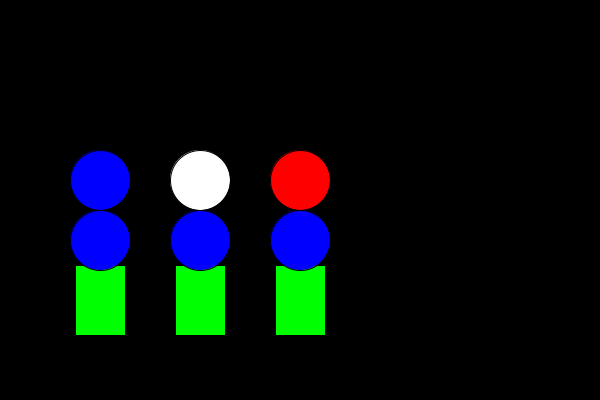
Frame 1 (no input)
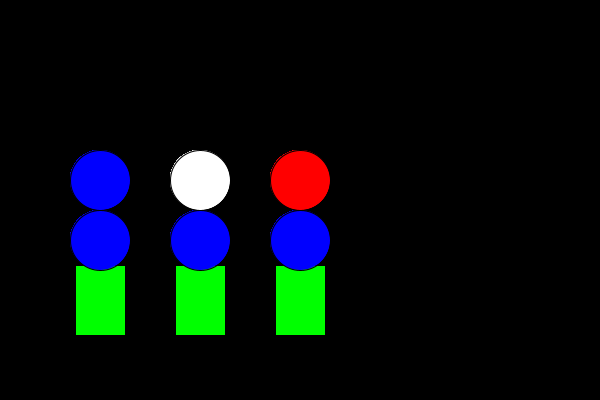
Frame 60 (the mouse pressed at the canvas centre just before this capture)
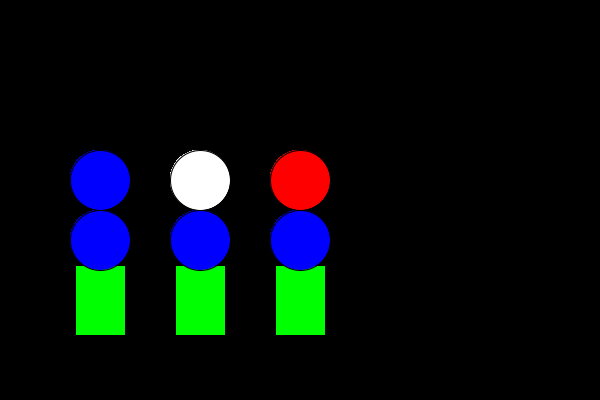
Frame 120 (the mouse held since frame 60 and released just before this capture)

The Processing sketch that drew these frames (run headless with seeded random() and noise(); from frame 60 on, the mouse is pressed at the canvas centre):

// Processing sketch: IceCreamV2
// ── IceCreamV2.pde
    int chocolate = 0;
    int vanilla   = 1;
    int strawberry= 2;
   
    
    IC one;
    IC two;
    IC three;
    IC four;
    
    void setup() {
      one = new IC(2, 100, chocolate, chocolate); 
      two = new IC(2, 200, chocolate, vanilla);
      three=new IC(2, 300, chocolate, strawberry);
      four= new IC(2, 400, vanilla, strawberry);
      size(600,400);
      background(0);
    }
    
    void draw() {
     one.create(); 
     two.create();
     three.create();
     //four.create();
    }
    
    class IC {
     int scoops;
     int pos;
     int flavor1;
     int flavor2;
     int [] flavors = new int [2];
     scoop [] s= new scoop[flavors.length];
     
     IC(int _scoops, 
              int _pos, 
              int _flavor1, 
              int _flavor2)  {
                
       scoops  =_scoops;
       pos=_pos;
       flavor1=_flavor1;
       flavor2=_flavor2;
       flavors[0]=_flavor1;
       flavors[1]=_flavor2;
     }
     
     void create() {
       fill(0,255,0);
       rectMode(CENTER);
       rect(pos, 300,50,70);
       for(int cnt=0;cnt<flavors.length;cnt++){
         s[cnt]= new scoop(flavors[cnt],pos,240-(cnt*60)); 
         s[cnt].create();
       }
     }
      
    }
    
    class scoop {
      int flavor;
      int pos;
      int ypos;
      //int c= color(0);
      
      scoop(int _flavor, int _pos, int _ypos){
        flavor= _flavor;
        pos= _pos;
        ypos= _ypos;
        
        
      }
      
      void create() {
        if(flavor==chocolate){
          fill(0,0,255); 
         }
         
         if(flavor==vanilla){
          fill(255); 
         }
         
         if(flavor==strawberry){
          fill(255,0,0); 
         }
        
         //fill(c);
         ellipse(pos, ypos, 60, 60);
         
      }
    }
